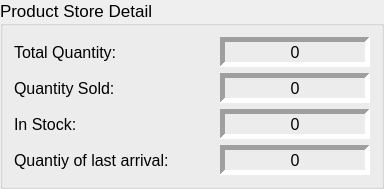
        <widget class="QGroupBox" name="psDetailBox">
         <property name="font">
          <font>
           <pointsize>13</pointsize>
          </font>
         </property>
         <property name="title">
          <string>Product Store Detail</string>
         </property>
         <layout class="QGridLayout" name="gridLayout_3">
          <item row="0" column="0">
           <widget class="QLabel" name="label_17">
            <property name="sizePolicy">
             <sizepolicy hsizetype="Preferred" vsizetype="Fixed">
              <horstretch>0</horstretch>
              <verstretch>0</verstretch>
             </sizepolicy>
            </property>
            <property name="minimumSize">
             <size>
              <width>200</width>
              <height>30</height>
             </size>
            </property>
            <property name="maximumSize">
             <size>
              <width>16777215</width>
              <height>30</height>
             </size>
            </property>
            <property name="font">
             <font>
              <pointsize>12</pointsize>
             </font>
            </property>
            <property name="frameShape">
             <enum>QFrame::NoFrame</enum>
            </property>
            <property name="frameShadow">
             <enum>QFrame::Plain</enum>
            </property>
            <property name="lineWidth">
             <number>6</number>
            </property>
            <property name="text">
             <string>Total Quantity:</string>
            </property>
            <property name="alignment">
             <set>Qt::AlignLeading|Qt::AlignLeft|Qt::AlignVCenter</set>
            </property>
            <property name="wordWrap">
             <bool>true</bool>
            </property>
           </widget>
          </item>
          <item row="0" column="1">
           <widget class="QLabel" name="tqLabel">
            <property name="sizePolicy">
             <sizepolicy hsizetype="Fixed" vsizetype="Fixed">
              <horstretch>0</horstretch>
              <verstretch>0</verstretch>
             </sizepolicy>
            </property>
            <property name="minimumSize">
             <size>
              <width>150</width>
              <height>30</height>
             </size>
            </property>
            <property name="maximumSize">
             <size>
              <width>150</width>
              <height>30</height>
             </size>
            </property>
            <property name="font">
             <font>
              <pointsize>12</pointsize>
             </font>
            </property>
            <property name="toolTip">
             <string>total quantity of product till yet</string>
            </property>
            <property name="frameShape">
             <enum>QFrame::Panel</enum>
            </property>
            <property name="frameShadow">
             <enum>QFrame::Sunken</enum>
            </property>
            <property name="lineWidth">
             <number>5</number>
            </property>
            <property name="text">
             <string>0</string>
            </property>
            <property name="alignment">
             <set>Qt::AlignCenter</set>
            </property>
            <property name="wordWrap">
             <bool>true</bool>
            </property>
           </widget>
          </item>
          <item row="1" column="0">
           <widget class="QLabel" name="label_20">
            <property name="sizePolicy">
             <sizepolicy hsizetype="Preferred" vsizetype="Fixed">
              <horstretch>0</horstretch>
              <verstretch>0</verstretch>
             </sizepolicy>
            </property>
            <property name="minimumSize">
             <size>
              <width>200</width>
              <height>30</height>
             </size>
            </property>
            <property name="maximumSize">
             <size>
              <width>16777215</width>
              <height>30</height>
             </size>
            </property>
            <property name="font">
             <font>
              <pointsize>12</pointsize>
             </font>
            </property>
            <property name="frameShape">
             <enum>QFrame::NoFrame</enum>
            </property>
            <property name="frameShadow">
             <enum>QFrame::Plain</enum>
            </property>
            <property name="lineWidth">
             <number>6</number>
            </property>
            <property name="text">
             <string>Quantity Sold:</string>
            </property>
            <property name="alignment">
             <set>Qt::AlignLeading|Qt::AlignLeft|Qt::AlignVCenter</set>
            </property>
            <property name="wordWrap">
             <bool>true</bool>
            </property>
           </widget>
          </item>
          <item row="1" column="1">
           <widget class="QLabel" name="qsLabel">
            <property name="sizePolicy">
             <sizepolicy hsizetype="Fixed" vsizetype="Fixed">
              <horstretch>0</horstretch>
              <verstretch>0</verstretch>
             </sizepolicy>
            </property>
            <property name="minimumSize">
             <size>
              <width>150</width>
              <height>30</height>
             </size>
            </property>
            <property name="maximumSize">
             <size>
              <width>150</width>
              <height>30</height>
             </size>
            </property>
            <property name="font">
             <font>
              <pointsize>12</pointsize>
             </font>
            </property>
            <property name="toolTip">
             <string>total quantity sold  till yet</string>
            </property>
            <property name="frameShape">
             <enum>QFrame::Panel</enum>
            </property>
            <property name="frameShadow">
             <enum>QFrame::Sunken</enum>
            </property>
            <property name="lineWidth">
             <number>5</number>
            </property>
            <property name="text">
             <string>0</string>
            </property>
            <property name="alignment">
             <set>Qt::AlignCenter</set>
            </property>
            <property name="wordWrap">
             <bool>true</bool>
            </property>
           </widget>
          </item>
          <item row="2" column="0">
           <widget class="QLabel" name="label_22">
            <property name="sizePolicy">
             <sizepolicy hsizetype="Preferred" vsizetype="Fixed">
              <horstretch>0</horstretch>
              <verstretch>0</verstretch>
             </sizepolicy>
            </property>
            <property name="minimumSize">
             <size>
              <width>200</width>
              <height>30</height>
             </size>
            </property>
            <property name="maximumSize">
             <size>
              <width>16777215</width>
              <height>30</height>
             </size>
            </property>
            <property name="font">
             <font>
              <pointsize>12</pointsize>
             </font>
            </property>
            <property name="frameShape">
             <enum>QFrame::NoFrame</enum>
            </property>
            <property name="frameShadow">
             <enum>QFrame::Plain</enum>
            </property>
            <property name="lineWidth">
             <number>6</number>
            </property>
            <property name="text">
             <string>In Stock:</string>
            </property>
            <property name="alignment">
             <set>Qt::AlignLeading|Qt::AlignLeft|Qt::AlignVCenter</set>
            </property>
            <property name="wordWrap">
             <bool>true</bool>
            </property>
           </widget>
          </item>
          <item row="2" column="1">
           <widget class="QLabel" name="isLabel">
            <property name="sizePolicy">
             <sizepolicy hsizetype="Fixed" vsizetype="Fixed">
              <horstretch>0</horstretch>
              <verstretch>0</verstretch>
             </sizepolicy>
            </property>
            <property name="minimumSize">
             <size>
              <width>150</width>
              <height>30</height>
             </size>
            </property>
            <property name="maximumSize">
             <size>
              <width>150</width>
              <height>30</height>
             </size>
            </property>
            <property name="font">
             <font>
              <pointsize>12</pointsize>
             </font>
            </property>
            <property name="toolTip">
             <string>quantity currently in stock</string>
            </property>
            <property name="frameShape">
             <enum>QFrame::Panel</enum>
            </property>
            <property name="frameShadow">
             <enum>QFrame::Sunken</enum>
            </property>
            <property name="lineWidth">
             <number>5</number>
            </property>
            <property name="text">
             <string>0</string>
            </property>
            <property name="alignment">
             <set>Qt::AlignCenter</set>
            </property>
            <property name="wordWrap">
             <bool>true</bool>
            </property>
           </widget>
          </item>
          <item row="3" column="0">
           <widget class="QLabel" name="label_24">
            <property name="sizePolicy">
             <sizepolicy hsizetype="Preferred" vsizetype="Fixed">
              <horstretch>0</horstretch>
              <verstretch>0</verstretch>
             </sizepolicy>
            </property>
            <property name="minimumSize">
             <size>
              <width>200</width>
              <height>30</height>
             </size>
            </property>
            <property name="maximumSize">
             <size>
              <width>16777215</width>
              <height>30</height>
             </size>
            </property>
            <property name="font">
             <font>
              <pointsize>12</pointsize>
             </font>
            </property>
            <property name="frameShape">
             <enum>QFrame::NoFrame</enum>
            </property>
            <property name="frameShadow">
             <enum>QFrame::Plain</enum>
            </property>
            <property name="lineWidth">
             <number>6</number>
            </property>
            <property name="text">
             <string>Quantiy of last arrival:</string>
            </property>
            <property name="alignment">
             <set>Qt::AlignLeading|Qt::AlignLeft|Qt::AlignVCenter</set>
            </property>
            <property name="wordWrap">
             <bool>true</bool>
            </property>
           </widget>
          </item>
          <item row="3" column="1">
           <widget class="QLabel" name="laLabel">
            <property name="sizePolicy">
             <sizepolicy hsizetype="Fixed" vsizetype="Fixed">
              <horstretch>0</horstretch>
              <verstretch>0</verstretch>
             </sizepolicy>
            </property>
            <property name="minimumSize">
             <size>
              <width>150</width>
              <height>30</height>
             </size>
            </property>
            <property name="maximumSize">
             <size>
              <width>150</width>
              <height>30</height>
             </size>
            </property>
            <property name="font">
             <font>
              <pointsize>12</pointsize>
             </font>
            </property>
            <property name="toolTip">
             <string>last product supply quantity</string>
            </property>
            <property name="frameShape">
             <enum>QFrame::Panel</enum>
            </property>
            <property name="frameShadow">
             <enum>QFrame::Sunken</enum>
            </property>
            <property name="lineWidth">
             <number>5</number>
            </property>
            <property name="text">
             <string>0</string>
            </property>
            <property name="alignment">
             <set>Qt::AlignCenter</set>
            </property>
            <property name="wordWrap">
             <bool>true</bool>
            </property>
           </widget>
          </item>
         </layout>
         <zorder>label_17</zorder>
         <zorder>label_20</zorder>
         <zorder>tqLabel</zorder>
         <zorder>qsLabel</zorder>
         <zorder>isLabel</zorder>
         <zorder>label_22</zorder>
         <zorder>laLabel</zorder>
         <zorder>label_24</zorder>
        </widget>
